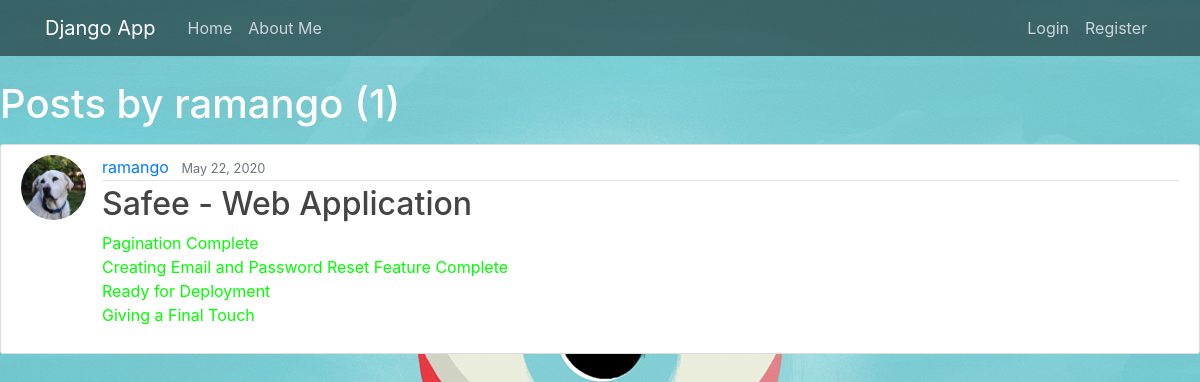
Page /user/ramango on the committed database.
### safee/models.py (models this page shows, shortened)
class Post(models.Model):
    title = models.CharField(max_length=100)
    content = models.TextField()
    date_posted = models.DateTimeField(default=timezone.now)
    author = models.ForeignKey(User, on_delete=models.CASCADE)

### users/models.py (models this page shows, shortened)
class Profile(models.Model):
    user = models.OneToOneField(User, on_delete=models.CASCADE)
    image = models.ImageField(default='default.jpg', upload_to='profile_pics')

### safee/views.py (the view)
# urls.py: path('user/<str:username>', UserPostListView.as_view(), name='user-posts'),
class UserPostListView(ListView):
    model = Post
    template_name = 'safee/user_posts.html'  # <app>/<model>_<viewtype>.html
    context_object_name = 'posts'
    paginate_by = 1
    def get_queryset(self):
        user = get_object_or_404(User, username=self.kwargs.get('username'))
        return Post.objects.filter(author=user).order_by('-date_posted')

### safee/templates/safee/user_posts.html (shortened to what this page needs)
{% extends "safee/base.html" %}
{% block content %}
    <h1 class="mb-3">Posts by {{ view.kwargs.username }} ({{ page_obj.paginator.count }})</h1>
    {% for post in posts %}
        <article class="media content-section">
          <img class="rounded-circle article-img" src="{{ post.author.profile.image.url }}">
          <div class="media-body">
            <div class="article-metadata">
              <a class="mr-2" href="{% url 'user-posts' post.author.username %}">{{ post.author }}</a>
              <small class="text-muted">{{ post.date_posted|date:"F d, Y" }}</small>
            </div>
            <h2><a class="article-title" href="{% url 'post-detail' post.id %}">{{ post.title }}</a></h2>
            <p class="article-content">{{ post.content }}</p>
          </div>
        </article>
    {% endfor %}
{% endblock content %}

### static/website/assets/css/main2.css (style rules this page uses)
h1, h2, h3, h4, h5, h6 { color: #444444; }
.content-section { background: #ffffff; padding: 10px 20px; border: 1px solid #dddddd; border-radius: 3px; margin-bottom: 20px; }
.article-title { color: #444444; }
.article-content { white-space: pre-line; }
.article-img { height: 65px; width: 65px; margin-right: 16px; }
.article-metadata { padding-bottom: 1px; margin-bottom: 4px; border-bottom: 1px solid #e3e3e3 }

### safee/templates/safee/base.html (style rules this page uses)
body { background-image: url(../../../static/website/images/1a.jpg); background-size: cover; background-repeat: no-repeat; color: #333333; margin-top: 5rem; }
h1 { color: #FFFFFF }
p { color: #00FF00 }

### safee/templates/safee/user_posts.html (style rules this page uses)
body { background-image: url(../../static/website/images/7a.jpg); background-size: cover; background-repeat: no-repeat; color: #333333; margin-top: 5rem; }

### rows in the picture
Post: author.profile.image (picture), author "ramango", date_posted "May 22, 2020", title "Safee - Web Application", content "Pagination Complete Creating Email and Password Reset Feature Complete Ready for Deployment Giving a Final Touch"

### other values in the picture
{{ view.kwargs.username }} "ramango"
{{ page_obj.paginator.count }} "1"
